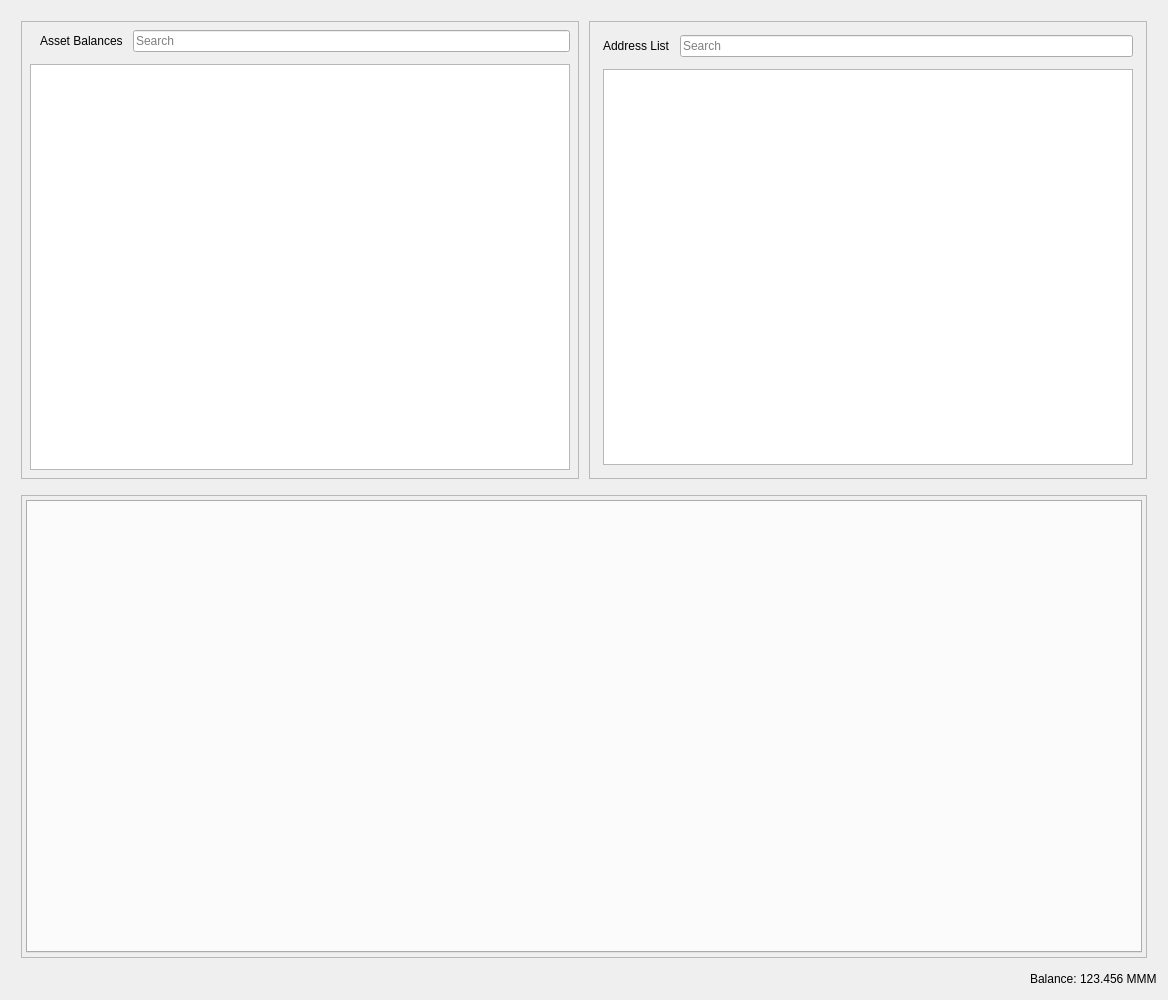
<?xml version="1.0" encoding="UTF-8"?>
<ui version="4.0">
    <class>RestrictedAssetsDialog</class>
    <widget class="QDialog" name="RestrictedAssetsDialog">
        <property name="geometry">
            <rect>
                <x>0</x>
                <y>0</y>
                <width>1168</width>
                <height>1000</height>
            </rect>
        </property>
        <property name="windowTitle">
            <string>Send Coins</string>
        </property>
        <layout class="QVBoxLayout" name="verticalLayout">
            <item>
                <layout class="QHBoxLayout" name="horizontalLayout">
                    <property name="spacing">
                        <number>10</number>
                    </property>
                    <property name="leftMargin">
                        <number>10</number>
                    </property>
                    <property name="topMargin">
                        <number>10</number>
                    </property>
                    <property name="rightMargin">
                        <number>10</number>
                    </property>
                    <property name="bottomMargin">
                        <number>5</number>
                    </property>
                    <item>
                        <widget class="QFrame" name="frameAssetBalance">
                            <property name="frameShape">
                                <enum>QFrame::StyledPanel</enum>
                            </property>
                            <property name="frameShadow">
                                <enum>QFrame::Raised</enum>
                            </property>
                            <layout class="QVBoxLayout" name="verticalLayout_7">
                                <property name="spacing">
                                    <number>12</number>
                                </property>
                                <property name="leftMargin">
                                    <number>4</number>
                                </property>
                                <property name="topMargin">
                                    <number>4</number>
                                </property>
                                <property name="rightMargin">
                                    <number>4</number>
                                </property>
                                <property name="bottomMargin">
                                    <number>4</number>
                                </property>
                                <item>
                                    <layout class="QVBoxLayout" name="verticalLayout_4">
                                        <property name="spacing">
                                            <number>12</number>
                                        </property>
                                        <property name="leftMargin">
                                            <number>4</number>
                                        </property>
                                        <property name="topMargin">
                                            <number>4</number>
                                        </property>
                                        <property name="rightMargin">
                                            <number>4</number>
                                        </property>
                                        <property name="bottomMargin">
                                            <number>4</number>
                                        </property>
                                        <item>
                                            <layout class="QHBoxLayout" name="horizontalLayout_8">
                                                <property name="spacing">
                                                    <number>10</number>
                                                </property>
                                                <property name="leftMargin">
                                                    <number>10</number>
                                                </property>
                                                <item>
                                                    <widget class="QLabel" name="labelAssetBalance">
                                                        <property name="text">
                                                            <string>Asset Balances</string>
                                                        </property>
                                                    </widget>
                                                </item>
                                                <item>
                                                    <widget class="QLineEdit" name="lineEditAssetSearch">
                                                        <property name="placeholderText">
                                                            <string>Search</string>
                                                        </property>
                                                    </widget>
                                                </item>
                                            </layout>
                                        </item>
                                        <item>
                                            <widget class="QTableView" name="listAssets"/>
                                        </item>
                                    </layout>
                                </item>
                            </layout>
                        </widget>
                    </item>
                    <item>
                        <widget class="QFrame" name="frameAddressList">
                            <property name="frameShape">
                                <enum>QFrame::StyledPanel</enum>
                            </property>
                            <property name="frameShadow">
                                <enum>QFrame::Raised</enum>
                            </property>
                            <layout class="QVBoxLayout" name="verticalLayout_10">
                                <property name="spacing">
                                    <number>12</number>
                                </property>
                                <item>
                                    <layout class="QVBoxLayout" name="verticalLayout_9">
                                        <property name="spacing">
                                            <number>12</number>
                                        </property>
                                        <property name="leftMargin">
                                            <number>4</number>
                                        </property>
                                        <property name="topMargin">
                                            <number>4</number>
                                        </property>
                                        <property name="rightMargin">
                                            <number>4</number>
                                        </property>
                                        <property name="bottomMargin">
                                            <number>4</number>
                                        </property>
                                        <item>
                                            <layout class="QHBoxLayout" name="horizontalLayout_9">
                                                <property name="spacing">
                                                    <number>10</number>
                                                </property>
                                                <property name="leftMargin">
                                                    <number>0</number>
                                                </property>
                                                <property name="topMargin">
                                                    <number>0</number>
                                                </property>
                                                <property name="rightMargin">
                                                    <number>0</number>
                                                </property>
                                                <property name="bottomMargin">
                                                    <number>0</number>
                                                </property>
                                                <item>
                                                    <widget class="QLabel" name="labelAddressList">
                                                        <property name="text">
                                                            <string>Address List</string>
                                                        </property>
                                                    </widget>
                                                </item>
                                                <item>
                                                    <widget class="QLineEdit" name="lineEditAddressSearch">
                                                        <property name="placeholderText">
                                                            <string>Search</string>
                                                        </property>
                                                    </widget>
                                                </item>
                                            </layout>
                                        </item>
                                        <item>
                                            <widget class="QTableView" name="myAddressList"/>
                                        </item>
                                    </layout>
                                </item>
                            </layout>
                        </widget>
                    </item>
                </layout>
            </item>
            <item>
                <layout class="QHBoxLayout" name="horizontalLayout_4">
                    <property name="spacing">
                        <number>10</number>
                    </property>
                    <property name="leftMargin">
                        <number>10</number>
                    </property>
                    <property name="topMargin">
                        <number>5</number>
                    </property>
                    <property name="rightMargin">
                        <number>10</number>
                    </property>
                    <property name="bottomMargin">
                        <number>5</number>
                    </property>
                    <item>
                        <widget class="QFrame" name="tabFrame">
                            <property name="frameShape">
                                <enum>QFrame::StyledPanel</enum>
                            </property>
                            <property name="frameShadow">
                                <enum>QFrame::Raised</enum>
                            </property>
                            <layout class="QVBoxLayout" name="verticalLayout_8">
                                <property name="spacing">
                                    <number>12</number>
                                </property>
                                <property name="leftMargin">
                                    <number>4</number>
                                </property>
                                <property name="topMargin">
                                    <number>4</number>
                                </property>
                                <property name="rightMargin">
                                    <number>4</number>
                                </property>
                                <property name="bottomMargin">
                                    <number>4</number>
                                </property>
                                <item>
                                    <widget class="QTabWidget" name="tabWidget">
                                        <property name="tabPosition">
                                            <enum>QTabWidget::North</enum>
                                        </property>
                                        <property name="tabShape">
                                            <enum>QTabWidget::Rounded</enum>
                                        </property>
                                        <property name="currentIndex">
                                            <number>-1</number>
                                        </property>
                                        <property name="elideMode">
                                            <enum>Qt::ElideNone</enum>
                                        </property>
                                    </widget>
                                </item>
                            </layout>
                        </widget>
                    </item>
                </layout>
            </item>
            <item>
                <layout class="QHBoxLayout" name="horizontalLayout_2">
                    <property name="spacing">
                        <number>3</number>
                    </property>
                    <item>
                        <spacer name="horizontalSpacer">
                            <property name="orientation">
                                <enum>Qt::Horizontal</enum>
                            </property>
                            <property name="sizeHint" stdset="0">
                                <size>
                                    <width>40</width>
                                    <height>20</height>
                                </size>
                            </property>
                        </spacer>
                    </item>
                    <item alignment="Qt::AlignRight">
                        <widget class="QLabel" name="label">
                            <property name="sizePolicy">
                                <sizepolicy hsizetype="Preferred" vsizetype="Fixed">
                                    <horstretch>0</horstretch>
                                    <verstretch>0</verstretch>
                                </sizepolicy>
                            </property>
                            <property name="text">
                                <string>Balance:</string>
                            </property>
                        </widget>
                    </item>
                    <item alignment="Qt::AlignRight">
                        <widget class="QLabel" name="labelBalance">
                            <property name="sizePolicy">
                                <sizepolicy hsizetype="Preferred" vsizetype="Fixed">
                                    <horstretch>0</horstretch>
                                    <verstretch>0</verstretch>
                                </sizepolicy>
                            </property>
                            <property name="cursor">
                                <cursorShape>IBeamCursor</cursorShape>
                            </property>
                            <property name="text">
                                <string notr="true">123.456 MMM</string>
                            </property>
                            <property name="textInteractionFlags">
                                <set>Qt::LinksAccessibleByMouse|Qt::TextSelectableByKeyboard|Qt::TextSelectableByMouse</set>
                            </property>
                        </widget>
                    </item>
                </layout>
            </item>
        </layout>
    </widget>
    <resources>
        <include location="../memeium.qrc"/>
    </resources>
    <connections/>
</ui>
